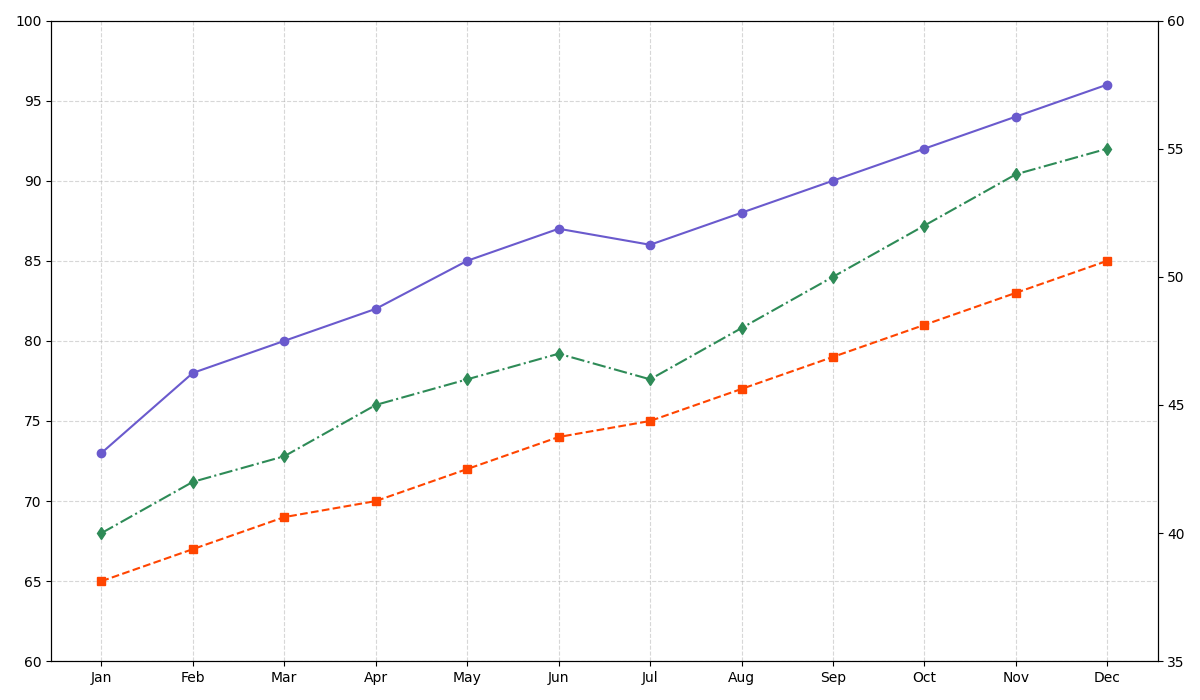

Python code for this plot:
import matplotlib.pyplot as plt
import numpy as np

months = np.array([
    'Jan', 'Feb', 'Mar', 'Apr', 'May', 'Jun',
    'Jul', 'Aug', 'Sep', 'Oct', 'Nov', 'Dec'
])
productivity_software = np.array([73, 78, 80, 82, 85, 87, 86, 88, 90, 92, 94, 96])
productivity_hardware = np.array([65, 67, 69, 70, 72, 74, 75, 77, 79, 81, 83, 85])
hours_worked = np.array([40, 42, 43, 45, 46, 47, 46, 48, 50, 52, 54, 55])

fig, ax1 = plt.subplots(figsize=(12, 7))

ax1.plot(months, productivity_software, 'o-', color='slateblue')
ax1.plot(months, productivity_hardware, 's--', color='orangered')

ax1.set_ylim(60, 100)
ax1.set_xticks(months)
ax1.grid(True, linestyle='--', alpha=0.5)

ax2 = ax1.twinx()
ax2.plot(months, hours_worked, 'd-.', color='seagreen')
ax2.set_ylim(35, 60)

plt.tight_layout()
plt.show()
